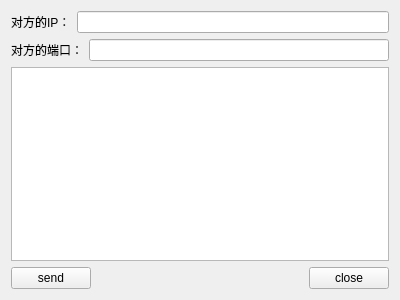
<?xml version="1.0" encoding="UTF-8"?>
<ui version="4.0">
 <class>Widget</class>
 <widget class="QWidget" name="Widget">
  <property name="geometry">
   <rect>
    <x>0</x>
    <y>0</y>
    <width>400</width>
    <height>300</height>
   </rect>
  </property>
  <property name="windowTitle">
   <string>Widget</string>
  </property>
  <layout class="QGridLayout" name="gridLayout">
   <item row="0" column="0">
    <widget class="QLabel" name="label">
     <property name="text">
      <string>对方的IP：</string>
     </property>
    </widget>
   </item>
   <item row="1" column="0" colspan="2">
    <widget class="QLabel" name="label_2">
     <property name="text">
      <string>对方的端口：</string>
     </property>
    </widget>
   </item>
   <item row="2" column="0" colspan="5">
    <widget class="QTextEdit" name="textEdit"/>
   </item>
   <item row="3" column="0" colspan="3">
    <widget class="QPushButton" name="buttonSend">
     <property name="text">
      <string>send</string>
     </property>
    </widget>
   </item>
   <item row="3" column="3">
    <spacer name="horizontalSpacer">
     <property name="orientation">
      <enum>Qt::Horizontal</enum>
     </property>
     <property name="sizeHint" stdset="0">
      <size>
       <width>214</width>
       <height>20</height>
      </size>
     </property>
    </spacer>
   </item>
   <item row="3" column="4">
    <widget class="QPushButton" name="buttonclose">
     <property name="text">
      <string>close</string>
     </property>
    </widget>
   </item>
   <item row="0" column="1" colspan="4">
    <widget class="QLineEdit" name="lineEditIP"/>
   </item>
   <item row="1" column="2" colspan="3">
    <widget class="QLineEdit" name="lineEditPort"/>
   </item>
  </layout>
 </widget>
 <layoutdefault spacing="6" margin="11"/>
 <resources/>
 <connections/>
</ui>
